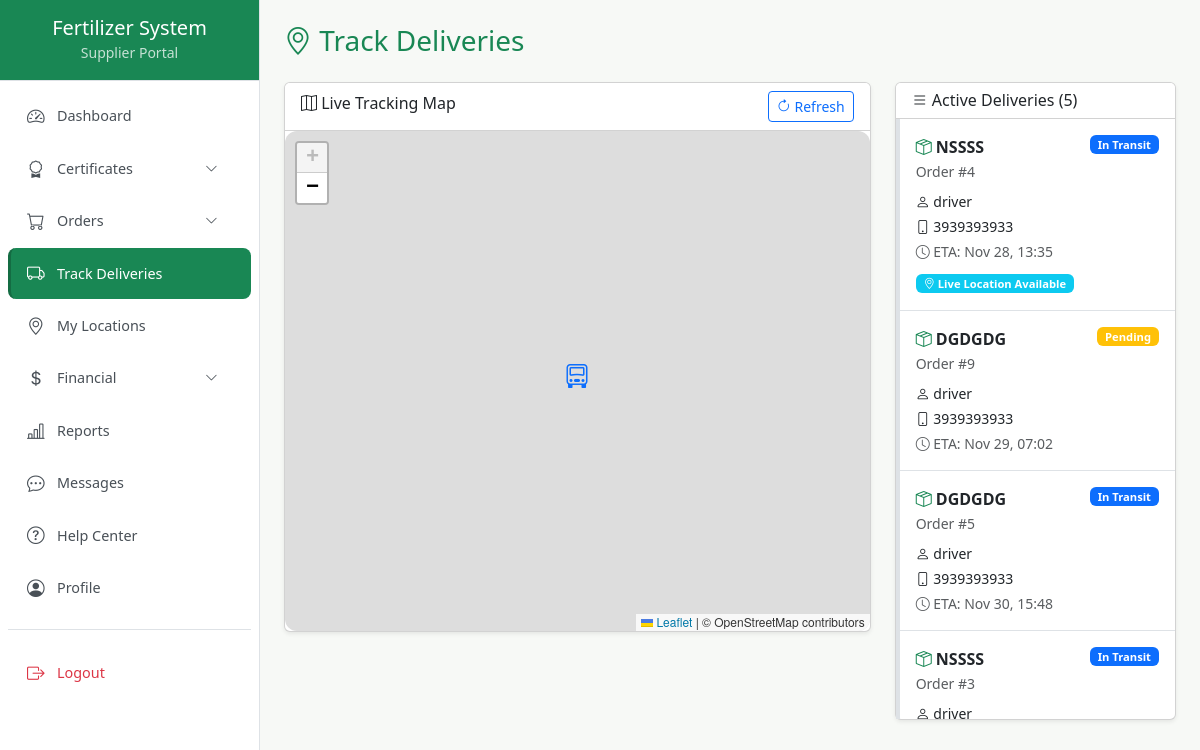
Screenshot of /supplier/track_delivery.php (signed in) with the database file from the repository.
### tables this page shows
CREATE TABLE `deliveries` (
  `id` int(11) NOT NULL,
  `order_id` int(11) NOT NULL,
  `admin_id` int(11) NOT NULL,
  `supplier_id` int(11) NOT NULL,
  `driver_id` int(11) DEFAULT NULL,
  `current_latitude` decimal(10,8) DEFAULT NULL,
  `current_longitude` decimal(11,8) DEFAULT NULL,
  `status` enum('Pending','In Transit','Delivered') NOT NULL DEFAULT 'Pending',
  `expected_arrival` datetime DEFAULT NULL,
  `delivered_on` datetime DEFAULT NULL,
  `last_updated` timestamp NOT NULL DEFAULT current_timestamp() ON UPDATE current_timestamp()
);

CREATE TABLE `fertilizers` (
  `id` int(11) NOT NULL,
  `admin_id` int(11) DEFAULT NULL,
  `name` varchar(255) DEFAULT NULL,
  `price_per_unit` decimal(10,2) NOT NULL,
  `type` varchar(100) DEFAULT NULL,
  `npk_value` varchar(50) DEFAULT NULL,
  `batch_no` varchar(100) DEFAULT NULL,
  `expiry_date` date DEFAULT NULL,
  `stock` int(11) DEFAULT 0,
  `stock_remaining` int(11) DEFAULT 0,
  `minimum_stock` int(11) DEFAULT 0,
  `certified` tinyint(1) DEFAULT 1,
  `depot_location` varchar(255) DEFAULT NULL,
  `price` decimal(10,2) DEFAULT 0.00
);

CREATE TABLE `orders` (
  `id` int(11) NOT NULL,
  `supplier_id` int(11) DEFAULT NULL,
  `fertilizer_id` int(11) DEFAULT NULL,
  `quantity` int(11) DEFAULT NULL,
  `price_per_unit` decimal(10,2) NOT NULL,
  `total_price` decimal(10,2) NOT NULL,
  `status` enum('Requested','Approved','Dispatched','Delivered','Cancelled') DEFAULT 'Requested',
  `order_date` timestamp NOT NULL DEFAULT current_timestamp()
);

CREATE TABLE `users` (
  `id` int(11) NOT NULL,
  `full_name` varchar(255) DEFAULT NULL,
  `email` varchar(100) DEFAULT NULL,
  `phone` varchar(20) DEFAULT NULL,
  `password` varchar(255) DEFAULT NULL,
  `role` enum('admin','supplier','driver') DEFAULT 'supplier',
  `status` enum('active','inactive') DEFAULT 'active',
  `created_at` timestamp NOT NULL DEFAULT current_timestamp()
);

### supplier/track_delivery.php (the view, shortened to what this page needs)
<?php
include('../includes/db.php');
$user_id = (int) $_SESSION['user_id'];
$stmt = $conn->prepare("SELECT id FROM suppliers WHERE user_id = ?");
$stmt->bind_param("i", $user_id);
$stmt->execute();
$supplier = $stmt->get_result()->fetch_assoc();
$supplier_id = $supplier ? (int) $supplier['id'] : null;
$deliveries = $conn->query("
    SELECT
        d.*,
        o.id as order_id,
        o.quantity,
        o.total_price,
        f.name as fertilizer_name,
        f.type as fertilizer_type,
        f.depot_location,
        u.full_name as driver_name,
        u.phone as driver_phone
    FROM deliveries d
    JOIN orders o ON d.order_id = o.id
    JOIN fertilizers f ON o.fertilizer_id = f.id
    LEFT JOIN users u ON d.driver_id = u.id
    WHERE d.supplier_id = $supplier_id AND d.status IN ('Pending', 'In Transit')
    ORDER BY d.expected_arrival ASC
")->fetch_all(MYSQLI_ASSOC);
$selected_delivery = null;
?>
<!DOCTYPE html>
<html lang="en">
<head>
    <link href="https://cdn.jsdelivr.net/npm/bootstrap@5.3.0/dist/css/bootstrap.min.css" rel="stylesheet">
    <link href="https://cdn.jsdelivr.net/npm/bootstrap-icons@1.10.5/font/bootstrap-icons.css" rel="stylesheet">
    <link rel="stylesheet" href="https://unpkg.com/leaflet@1.9.4/dist/leaflet.css" />
</head>
<body>
<div class="d-flex">
    <?php include('../includes/sidebar.php'); ?>
    <div class="flex-grow-1 p-4">
        <h3 class="text-success mb-4"><i class="bi bi-geo-alt"></i> Track Deliveries</h3>
        <?php if (empty($deliveries)): ?>
            <div class="card">
                <div class="card-body text-center py-5">
                    <i class="bi bi-truck display-1 text-muted"></i>
                    <h4 class="mt-3 text-muted">No Active Deliveries</h4>
                    <p class="text-muted">You don't have any deliveries in transit at the moment</p>
                    <a href="my_orders.php" class="btn btn-success">View My Orders</a>
                </div>
            </div>
        <?php else: ?>
            <div class="row g-4">
                <div class="col-lg-8">
                    <div class="card shadow-sm">
                        <div class="card-header bg-white">
                            <i class="bi bi-map"></i> Live Tracking Map
                            <button class="btn btn-sm btn-outline-primary float-end" onclick="refreshTracking()">
                                <i class="bi bi-arrow-clockwise"></i> Refresh
                            </button>
                        </div>
                        <div class="card-body p-0">
                            <div id="trackingMap"></div>
                        </div>
                    </div>
                </div>
                <div class="col-lg-4">
                    <div class="card shadow-sm">
                        <div class="card-header bg-white">
                            <h6 class="mb-0"><i class="bi bi-list"></i> Active Deliveries (<?= count($deliveries) ?>)</h6>
                        </div>
                        <div class="card-body p-0" style="max-height: 600px; overflow-y: auto;">
                            <?php foreach ($deliveries as $delivery): ?>
                            <div class="delivery-card p-3 border-bottom <?= $selected_delivery && $selected_delivery['id'] === $delivery['id'] ? 'active' : '' ?>"
                                 onclick="selectDelivery(<?= $delivery['id'] ?>)">
                                <div class="d-flex justify-content-between align-items-start mb-2">
                                    <div>
                                        <strong><i class="bi bi-box-seam text-success"></i> <?= htmlspecialchars($delivery['fertilizer_name']) ?></strong>
                                        <br><small class="text-muted">Order #<?= $delivery['order_id'] ?></small>
                                    </div>
                                    <span class="badge bg-<?= $delivery['status'] === 'In Transit' ? 'primary' : 'warning' ?>">
                                        <?= $delivery['status'] ?>
                                    </span>
                                </div>
                                <?php if ($delivery['driver_name']): ?>
                                <p class="mb-1 small">
                                    <i class="bi bi-person"></i> <?= htmlspecialchars($delivery['driver_name']) ?>
                                </p>
                                <p class="mb-1 small">
                                    <i class="bi bi-phone"></i> <?= htmlspecialchars($delivery['driver_phone']) ?>
                                </p>
                                <?php endif; ?>
                                <p class="mb-0 small text-muted">
                                    <i class="bi bi-clock"></i> ETA: <?= date('M d, H:i', strtotime($delivery['expected_arrival'])) ?>
                                </p>
                                <?php if ($delivery['current_latitude'] && $delivery['current_longitude']): ?>
                                <div class="mt-2">
                                    <span class="badge bg-info">
                                        <i class="bi bi-geo-alt pulse-marker"></i> Live Location Available
                                    </span>
                                </div>
                                <?php endif; ?>
                            </div>
                            <?php endforeach; ?>
                        </div>
                    </div>
                </div>
            </div>
        <?php endif; ?>
    </div>
</div>
</body>
</html>

### supplier/track_delivery.php (style rules this page uses)
body { background: #f7f9f6; }
#trackingMap { height: 500px; border-radius: 12px; }
.delivery-card { cursor: pointer; transition: all 0.2s; border-left: 4px solid #dee2e6; }
.pulse-marker { animation: pulse 2s infinite; }

### includes/sidebar.php (style rules this page uses)
.badge { font-size: 0.7rem; padding: 0.25rem 0.5rem; }

### rows the page displays
deliveries: fertilizers.name "NSSSS", order "4", status "In Transit", driver.full_name "driver", driver.phone "3939393933", expected_arrival "Nov 28, 13:35", current_latitude "Live Location Available"
deliveries: fertilizers.name "DGDGDG", order "9", status "Pending", driver.full_name "driver", driver.phone "3939393933", expected_arrival "Nov 29, 07:02"
deliveries: fertilizers.name "DGDGDG", order "5", status "In Transit", driver.full_name "driver", driver.phone "3939393933", expected_arrival "Nov 30, 15:48"
deliveries: fertilizers.name "NSSSS", order "3", status "In Transit", driver.full_name "driver"

### other values shown
$role "Supplier"
count($deliveries) "5"
